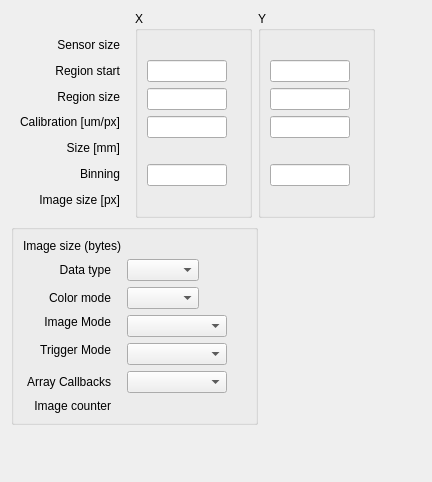
      <widget class="QWidget" name="Readout">
       <attribute name="title">
        <string>Readout</string>
       </attribute>
       <layout class="QFormLayout" name="formLayout_5">
        <property name="fieldGrowthPolicy">
         <enum>QFormLayout::AllNonFixedFieldsGrow</enum>
        </property>
        <item row="0" column="0">
         <layout class="QGridLayout" name="gridLayout_5">
          <item row="0" column="2">
           <widget class="QGroupBox" name="groupBox_Y">
            <property name="title">
             <string>Y</string>
            </property>
            <layout class="QGridLayout" name="gridLayout_10">
             <item row="2" column="0">
              <widget class="QELineEdit" name="qelineedit_3">
               <property name="sizePolicy">
                <sizepolicy hsizetype="Fixed" vsizetype="Fixed">
                 <horstretch>0</horstretch>
                 <verstretch>0</verstretch>
                </sizepolicy>
               </property>
               <property name="maximumSize">
                <size>
                 <width>80</width>
                 <height>16777215</height>
                </size>
               </property>
               <property name="variable" stdset="0">
                <string>$(P):cam1:MinY</string>
               </property>
               <property name="variableSubstitutions" stdset="0">
                <string>P=13PS7</string>
               </property>
              </widget>
             </item>
             <item row="2" column="1">
              <widget class="QELabel" name="qelabel_15">
               <property name="variable" stdset="0">
                <string>$(P):cam1:MinY_RBV</string>
               </property>
               <property name="variableSubstitutions" stdset="0">
                <string>P=13PS7</string>
               </property>
              </widget>
             </item>
             <item row="3" column="0">
              <widget class="QELineEdit" name="qelineedit_5">
               <property name="maximumSize">
                <size>
                 <width>80</width>
                 <height>16777215</height>
                </size>
               </property>
               <property name="variable" stdset="0">
                <string>$(P):cam1:SizeY</string>
               </property>
               <property name="variableSubstitutions" stdset="0">
                <string>P=13PS7</string>
               </property>
              </widget>
             </item>
             <item row="3" column="1">
              <widget class="QELabel" name="qelabel_17">
               <property name="variable" stdset="0">
                <string>$(P):cam1:SizeY_RBV</string>
               </property>
               <property name="variableSubstitutions" stdset="0">
                <string>P=13PS7</string>
               </property>
              </widget>
             </item>
             <item row="0" column="1">
              <widget class="QELabel" name="qelabel_12">
               <property name="variable" stdset="0">
                <string>$(P):cam1:MaxSizeY_RBV</string>
               </property>
               <property name="variableSubstitutions" stdset="0">
                <string>P=13PS7</string>
               </property>
              </widget>
             </item>
             <item row="7" column="1">
              <widget class="QELabel" name="qelabel_20">
               <property name="variable" stdset="0">
                <string>$(P):cam1:ArraySizeY_RBV</string>
               </property>
               <property name="variableSubstitutions" stdset="0">
                <string>P=13PS7</string>
               </property>
              </widget>
             </item>
             <item row="6" column="0">
              <widget class="QELineEdit" name="qelineedit_2">
               <property name="sizePolicy">
                <sizepolicy hsizetype="Fixed" vsizetype="Fixed">
                 <horstretch>0</horstretch>
                 <verstretch>0</verstretch>
                </sizepolicy>
               </property>
               <property name="maximumSize">
                <size>
                 <width>80</width>
                 <height>16777215</height>
                </size>
               </property>
               <property name="variable" stdset="0">
                <string>$(P):cam1:BinY</string>
               </property>
               <property name="variableSubstitutions" stdset="0">
                <string>P=13PS7</string>
               </property>
              </widget>
             </item>
             <item row="4" column="0">
              <widget class="QELineEdit" name="qelineedit_8">
               <property name="sizePolicy">
                <sizepolicy hsizetype="Fixed" vsizetype="Fixed">
                 <horstretch>0</horstretch>
                 <verstretch>0</verstretch>
                </sizepolicy>
               </property>
               <property name="maximumSize">
                <size>
                 <width>80</width>
                 <height>16777215</height>
                </size>
               </property>
               <property name="variable" stdset="0">
                <string>$(P):cam1:ResolutionY</string>
               </property>
               <property name="variableSubstitutions" stdset="0">
                <string>P=13PS7</string>
               </property>
               <property name="addUnits">
                <bool>false</bool>
               </property>
              </widget>
             </item>
             <item row="6" column="1">
              <widget class="QELabel" name="qelabel_14">
               <property name="variable" stdset="0">
                <string>$(P):cam1:BinY_RBV</string>
               </property>
               <property name="variableSubstitutions" stdset="0">
                <string>P=13PS7</string>
               </property>
              </widget>
             </item>
             <item row="5" column="0">
              <widget class="QELabel" name="qelabel_28">
               <property name="variable" stdset="0">
                <string>$(P):cam1:ScaledSizeY</string>
               </property>
               <property name="variableSubstitutions" stdset="0">
                <string>P=13PS7</string>
               </property>
               <property name="addUnits">
                <bool>false</bool>
               </property>
              </widget>
             </item>
            </layout>
           </widget>
          </item>
          <item row="0" column="1">
           <widget class="QGroupBox" name="groupBox_X">
            <property name="title">
             <string>X</string>
            </property>
            <layout class="QGridLayout" name="gridLayout_9">
             <item row="2" column="1">
              <widget class="QELabel" name="qelabel_16">
               <property name="variable" stdset="0">
                <string>$(P):cam1:MinX_RBV</string>
               </property>
               <property name="variableSubstitutions" stdset="0">
                <string>P=13PS7</string>
               </property>
              </widget>
             </item>
             <item row="3" column="1">
              <widget class="QELabel" name="qelabel_18">
               <property name="variable" stdset="0">
                <string>$(P):cam1:SizeX_RBV</string>
               </property>
               <property name="variableSubstitutions" stdset="0">
                <string>P=13PS7</string>
               </property>
              </widget>
             </item>
             <item row="3" column="0">
              <widget class="QELineEdit" name="qelineedit_6">
               <property name="sizePolicy">
                <sizepolicy hsizetype="Fixed" vsizetype="Fixed">
                 <horstretch>0</horstretch>
                 <verstretch>0</verstretch>
                </sizepolicy>
               </property>
               <property name="maximumSize">
                <size>
                 <width>80</width>
                 <height>16777215</height>
                </size>
               </property>
               <property name="variable" stdset="0">
                <string>$(P):cam1:SizeX</string>
               </property>
               <property name="variableSubstitutions" stdset="0">
                <string>P=13PS7</string>
               </property>
              </widget>
             </item>
             <item row="2" column="0">
              <widget class="QELineEdit" name="qelineedit_4">
               <property name="sizePolicy">
                <sizepolicy hsizetype="Fixed" vsizetype="Fixed">
                 <horstretch>0</horstretch>
                 <verstretch>0</verstretch>
                </sizepolicy>
               </property>
               <property name="maximumSize">
                <size>
                 <width>80</width>
                 <height>16777215</height>
                </size>
               </property>
               <property name="variable" stdset="0">
                <string>$(P):cam1:MinX</string>
               </property>
               <property name="variableSubstitutions" stdset="0">
                <string>P=13PS7</string>
               </property>
              </widget>
             </item>
             <item row="0" column="1">
              <widget class="QELabel" name="qelabel_11">
               <property name="variable" stdset="0">
                <string>$(P):cam1:MaxSizeX_RBV</string>
               </property>
               <property name="variableSubstitutions" stdset="0">
                <string>P=13PS7</string>
               </property>
              </widget>
             </item>
             <item row="6" column="0">
              <widget class="QELineEdit" name="qelineedit">
               <property name="sizePolicy">
                <sizepolicy hsizetype="Fixed" vsizetype="Fixed">
                 <horstretch>0</horstretch>
                 <verstretch>0</verstretch>
                </sizepolicy>
               </property>
               <property name="maximumSize">
                <size>
                 <width>80</width>
                 <height>16777215</height>
                </size>
               </property>
               <property name="variable" stdset="0">
                <string>$(P):cam1:BinX</string>
               </property>
               <property name="variableSubstitutions" stdset="0">
                <string>P=13PS7</string>
               </property>
              </widget>
             </item>
             <item row="7" column="1">
              <widget class="QELabel" name="qelabel_19">
               <property name="variable" stdset="0">
                <string>$(P):cam1:ArraySizeX_RBV</string>
               </property>
               <property name="variableSubstitutions" stdset="0">
                <string>P=13PS7</string>
               </property>
              </widget>
             </item>
             <item row="6" column="1">
              <widget class="QELabel" name="qelabel_13">
               <property name="variable" stdset="0">
                <string>$(P):cam1:BinX_RBV</string>
               </property>
               <property name="variableSubstitutions" stdset="0">
                <string>P=13PS7</string>
               </property>
              </widget>
             </item>
             <item row="4" column="0">
              <widget class="QELineEdit" name="qelineedit_7">
               <property name="sizePolicy">
                <sizepolicy hsizetype="Fixed" vsizetype="Fixed">
                 <horstretch>0</horstretch>
                 <verstretch>0</verstretch>
                </sizepolicy>
               </property>
               <property name="maximumSize">
                <size>
                 <width>80</width>
                 <height>16777215</height>
                </size>
               </property>
               <property name="variable" stdset="0">
                <string>$(P):cam1:ResolutionX</string>
               </property>
               <property name="variableSubstitutions" stdset="0">
                <string>P=13PS7</string>
               </property>
               <property name="addUnits">
                <bool>false</bool>
               </property>
              </widget>
             </item>
             <item row="5" column="0">
              <widget class="QELabel" name="qelabel_22">
               <property name="variable" stdset="0">
                <string>$(P):cam1:ScaledSizeX</string>
               </property>
               <property name="variableSubstitutions" stdset="0">
                <string>P=13PS7</string>
               </property>
               <property name="addUnits">
                <bool>false</bool>
               </property>
              </widget>
             </item>
            </layout>
            <zorder>qelineedit_4</zorder>
            <zorder>qelineedit_6</zorder>
            <zorder>qelabel_16</zorder>
            <zorder>qelabel_18</zorder>
            <zorder>qelabel_11</zorder>
            <zorder>qelabel_19</zorder>
            <zorder>qelineedit</zorder>
            <zorder>qelabel_13</zorder>
            <zorder>qelineedit_7</zorder>
            <zorder>qelabel_22</zorder>
           </widget>
          </item>
          <item row="0" column="0">
           <widget class="QFrame" name="frame_3">
            <layout class="QVBoxLayout" name="verticalLayout_2">
             <property name="spacing">
              <number>7</number>
             </property>
             <property name="topMargin">
              <number>24</number>
             </property>
             <item>
              <widget class="QLabel" name="label_13">
               <property name="text">
                <string>Sensor size</string>
               </property>
               <property name="alignment">
                <set>Qt::AlignRight|Qt::AlignTrailing|Qt::AlignVCenter</set>
               </property>
              </widget>
             </item>
             <item>
              <widget class="QLabel" name="label_15">
               <property name="text">
                <string>Region start</string>
               </property>
               <property name="alignment">
                <set>Qt::AlignRight|Qt::AlignTrailing|Qt::AlignVCenter</set>
               </property>
              </widget>
             </item>
             <item>
              <widget class="QLabel" name="label_16">
               <property name="text">
                <string>Region size</string>
               </property>
               <property name="alignment">
                <set>Qt::AlignRight|Qt::AlignTrailing|Qt::AlignVCenter</set>
               </property>
              </widget>
             </item>
             <item>
              <widget class="QLabel" name="label_39">
               <property name="text">
                <string>Calibration [um/px]</string>
               </property>
               <property name="alignment">
                <set>Qt::AlignRight|Qt::AlignTrailing|Qt::AlignVCenter</set>
               </property>
              </widget>
             </item>
             <item>
              <widget class="QLabel" name="label_40">
               <property name="text">
                <string>Size [mm]</string>
               </property>
               <property name="alignment">
                <set>Qt::AlignRight|Qt::AlignTrailing|Qt::AlignVCenter</set>
               </property>
              </widget>
             </item>
             <item>
              <widget class="QLabel" name="label_14">
               <property name="text">
                <string>Binning</string>
               </property>
               <property name="alignment">
                <set>Qt::AlignRight|Qt::AlignTrailing|Qt::AlignVCenter</set>
               </property>
              </widget>
             </item>
             <item>
              <widget class="QLabel" name="label_19">
               <property name="text">
                <string>Image size [px]</string>
               </property>
               <property name="alignment">
                <set>Qt::AlignRight|Qt::AlignTrailing|Qt::AlignVCenter</set>
               </property>
              </widget>
             </item>
            </layout>
           </widget>
          </item>
         </layout>
        </item>
        <item row="0" column="1">
         <spacer name="horizontalSpacer_6">
          <property name="orientation">
           <enum>Qt::Horizontal</enum>
          </property>
          <property name="sizeHint" stdset="0">
           <size>
            <width>40</width>
            <height>20</height>
           </size>
          </property>
         </spacer>
        </item>
        <item row="1" column="0">
         <widget class="QGroupBox" name="groupBox_7">
          <property name="title">
           <string/>
          </property>
          <layout class="QGridLayout" name="gridLayout_7">
           <item row="0" column="0" colspan="3">
            <widget class="QLabel" name="label_17">
             <property name="text">
              <string>Image size (bytes)</string>
             </property>
             <property name="alignment">
              <set>Qt::AlignRight|Qt::AlignTrailing|Qt::AlignVCenter</set>
             </property>
            </widget>
           </item>
           <item row="0" column="4" colspan="2">
            <widget class="QELabel" name="qelabel_21">
             <property name="variable" stdset="0">
              <string>$(P):cam1:ArraySize_RBV</string>
             </property>
             <property name="variableSubstitutions" stdset="0">
              <string>P=13PS7</string>
             </property>
            </widget>
           </item>
           <item row="1" column="0" colspan="2">
            <widget class="QLabel" name="label_21">
             <property name="text">
              <string>Data type</string>
             </property>
             <property name="alignment">
              <set>Qt::AlignRight|Qt::AlignTrailing|Qt::AlignVCenter</set>
             </property>
            </widget>
           </item>
           <item row="1" column="3">
            <widget class="QEComboBox" name="qecombobox_4">
             <property name="sizePolicy">
              <sizepolicy hsizetype="Fixed" vsizetype="Fixed">
               <horstretch>0</horstretch>
               <verstretch>0</verstretch>
              </sizepolicy>
             </property>
             <property name="variable" stdset="0">
              <string>$(P):cam1:DataType</string>
             </property>
             <property name="variableSubstitutions" stdset="0">
              <string>P=13PS7</string>
             </property>
             <property name="subscribe">
              <bool>true</bool>
             </property>
            </widget>
           </item>
           <item row="1" column="4">
            <widget class="QELabel" name="qelabel_23">
             <property name="variable" stdset="0">
              <string>$(P):cam1:DataType_RBV</string>
             </property>
             <property name="variableSubstitutions" stdset="0">
              <string>P=13PS7</string>
             </property>
            </widget>
           </item>
           <item row="2" column="0" rowspan="2" colspan="2">
            <widget class="QLabel" name="label_22">
             <property name="text">
              <string>Color mode</string>
             </property>
             <property name="alignment">
              <set>Qt::AlignRight|Qt::AlignTrailing|Qt::AlignVCenter</set>
             </property>
            </widget>
           </item>
           <item row="2" column="3" rowspan="2">
            <widget class="QEComboBox" name="qecombobox_5">
             <property name="sizePolicy">
              <sizepolicy hsizetype="Fixed" vsizetype="Fixed">
               <horstretch>0</horstretch>
               <verstretch>0</verstretch>
              </sizepolicy>
             </property>
             <property name="variable" stdset="0">
              <string>$(P):cam1:ColorMode</string>
             </property>
             <property name="variableSubstitutions" stdset="0">
              <string>P=13PS7</string>
             </property>
             <property name="subscribe">
              <bool>true</bool>
             </property>
            </widget>
           </item>
           <item row="2" column="4" rowspan="2">
            <widget class="QELabel" name="qelabel_24">
             <property name="variable" stdset="0">
              <string>$(P):cam1:ColorMode_RBV</string>
             </property>
             <property name="variableSubstitutions" stdset="0">
              <string>P=13PS7</string>
             </property>
            </widget>
           </item>
           <item row="4" column="0" colspan="2">
            <widget class="QLabel" name="label_20">
             <property name="text">
              <string>Image Mode</string>
             </property>
             <property name="alignment">
              <set>Qt::AlignRight|Qt::AlignTrailing|Qt::AlignVCenter</set>
             </property>
            </widget>
           </item>
           <item row="4" column="3" rowspan="2">
            <widget class="QEComboBox" name="qecombobox_6">
             <property name="sizePolicy">
              <sizepolicy hsizetype="Fixed" vsizetype="Fixed">
               <horstretch>0</horstretch>
               <verstretch>0</verstretch>
              </sizepolicy>
             </property>
             <property name="minimumSize">
              <size>
               <width>100</width>
               <height>0</height>
              </size>
             </property>
             <property name="variable" stdset="0">
              <string>$(P):cam1:ImageMode</string>
             </property>
             <property name="variableSubstitutions" stdset="0">
              <string>P=13PS7</string>
             </property>
             <property name="subscribe">
              <bool>true</bool>
             </property>
            </widget>
           </item>
           <item row="4" column="4" colspan="2">
            <widget class="QELabel" name="qelabel_29">
             <property name="variable" stdset="0">
              <string>$(P):cam1:ImageMode_RBV</string>
             </property>
             <property name="variableSubstitutions" stdset="0">
              <string>P=13PS7</string>
             </property>
            </widget>
           </item>
           <item row="6" column="0" colspan="2">
            <widget class="QLabel" name="label_28">
             <property name="text">
              <string>Trigger Mode</string>
             </property>
             <property name="alignment">
              <set>Qt::AlignRight|Qt::AlignTrailing|Qt::AlignVCenter</set>
             </property>
            </widget>
           </item>
           <item row="6" column="3" rowspan="2">
            <widget class="QEComboBox" name="qecombobox_3">
             <property name="sizePolicy">
              <sizepolicy hsizetype="Fixed" vsizetype="Fixed">
               <horstretch>0</horstretch>
               <verstretch>0</verstretch>
              </sizepolicy>
             </property>
             <property name="minimumSize">
              <size>
               <width>100</width>
               <height>0</height>
              </size>
             </property>
             <property name="variable" stdset="0">
              <string>$(P):cam1:TriggerMode</string>
             </property>
             <property name="variableSubstitutions" stdset="0">
              <string>P=13PS7</string>
             </property>
             <property name="subscribe">
              <bool>true</bool>
             </property>
            </widget>
           </item>
           <item row="6" column="4" colspan="2">
            <widget class="QELabel" name="qelabel_30">
             <property name="variable" stdset="0">
              <string>$(P):cam1:TriggerMode_RBV</string>
             </property>
             <property name="variableSubstitutions" stdset="0">
              <string>P=13PS7</string>
             </property>
            </widget>
           </item>
           <item row="9" column="0" colspan="2">
            <widget class="QLabel" name="label_26">
             <property name="text">
              <string>Array Callbacks</string>
             </property>
             <property name="alignment">
              <set>Qt::AlignRight|Qt::AlignTrailing|Qt::AlignVCenter</set>
             </property>
            </widget>
           </item>
           <item row="9" column="4">
            <widget class="QELabel" name="qelabel_10">
             <property name="sizePolicy">
              <sizepolicy hsizetype="Expanding" vsizetype="Preferred">
               <horstretch>0</horstretch>
               <verstretch>0</verstretch>
              </sizepolicy>
             </property>
             <property name="variable" stdset="0">
              <string>$(P):cam1:ArrayCallbacks_RBV</string>
             </property>
             <property name="variableSubstitutions" stdset="0">
              <string>P=13PS7</string>
             </property>
            </widget>
           </item>
           <item row="10" column="1">
            <widget class="QLabel" name="label_43">
             <property name="text">
              <string>Image counter</string>
             </property>
             <property name="alignment">
              <set>Qt::AlignRight|Qt::AlignTrailing|Qt::AlignVCenter</set>
             </property>
            </widget>
           </item>
           <item row="10" column="4">
            <widget class="QELabel" name="qelabel_34">
             <property name="sizePolicy">
              <sizepolicy hsizetype="Expanding" vsizetype="Preferred">
               <horstretch>0</horstretch>
               <verstretch>0</verstretch>
              </sizepolicy>
             </property>
             <property name="variable" stdset="0">
              <string>$(P):cam1:ArrayCounter_RBV</string>
             </property>
             <property name="variableSubstitutions" stdset="0">
              <string>P=13PS7</string>
             </property>
            </widget>
           </item>
           <item row="9" column="3">
            <widget class="QEComboBox" name="qecombobox_7">
             <property name="sizePolicy">
              <sizepolicy hsizetype="Fixed" vsizetype="Fixed">
               <horstretch>0</horstretch>
               <verstretch>0</verstretch>
              </sizepolicy>
             </property>
             <property name="minimumSize">
              <size>
               <width>100</width>
               <height>0</height>
              </size>
             </property>
             <property name="variable" stdset="0">
              <string>$(P):cam1:ArrayCallbacks</string>
             </property>
             <property name="variableSubstitutions" stdset="0">
              <string>P=13PS7</string>
             </property>
             <property name="subscribe">
              <bool>true</bool>
             </property>
            </widget>
           </item>
          </layout>
          <zorder>qelabel_21</zorder>
          <zorder>label_21</zorder>
          <zorder>qecombobox_4</zorder>
          <zorder>qelabel_23</zorder>
          <zorder>label_22</zorder>
          <zorder>qecombobox_5</zorder>
          <zorder>qelabel_24</zorder>
          <zorder>label_20</zorder>
          <zorder>qecombobox_6</zorder>
          <zorder>qelabel_29</zorder>
          <zorder>label_28</zorder>
          <zorder>qecombobox_3</zorder>
          <zorder>qelabel_30</zorder>
          <zorder>label_26</zorder>
          <zorder>qelabel_10</zorder>
          <zorder>label_17</zorder>
          <zorder>label_43</zorder>
          <zorder>qelabel_34</zorder>
          <zorder>qecombobox_7</zorder>
         </widget>
        </item>
        <item row="3" column="0" colspan="2">
         <spacer name="verticalSpacer_5">
          <property name="orientation">
           <enum>Qt::Vertical</enum>
          </property>
          <property name="sizeHint" stdset="0">
           <size>
            <width>20</width>
            <height>40</height>
           </size>
          </property>
         </spacer>
        </item>
       </layout>
      </widget>
